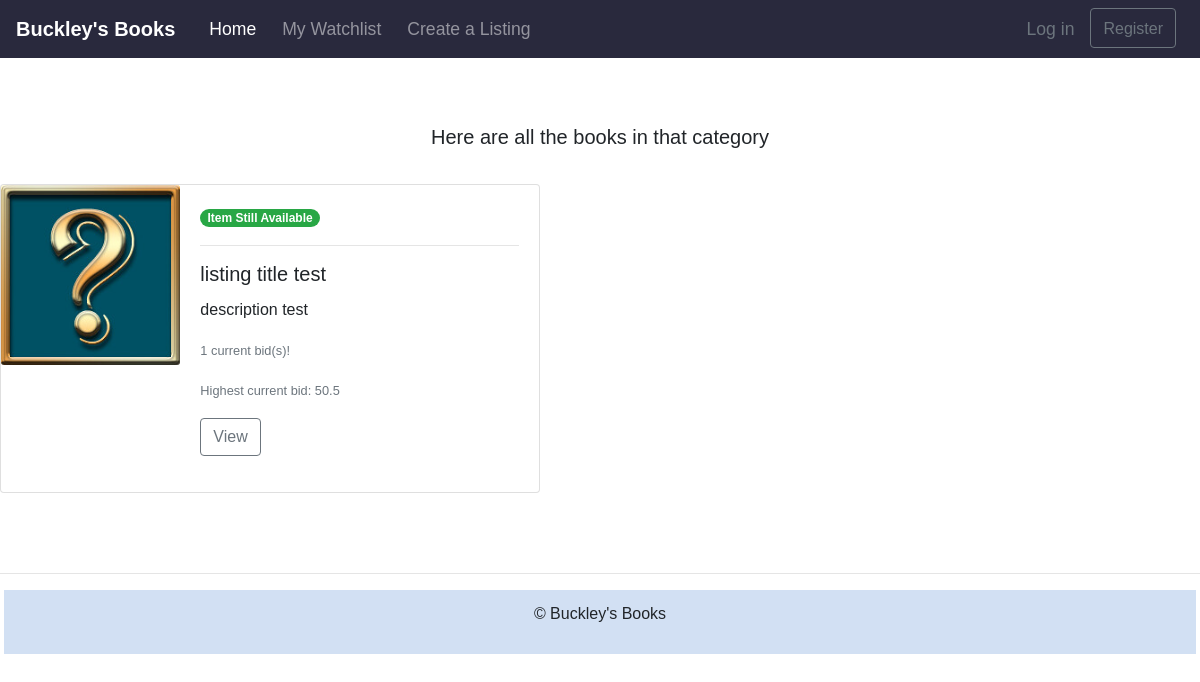
The app's page /search/FANTASY, older data.
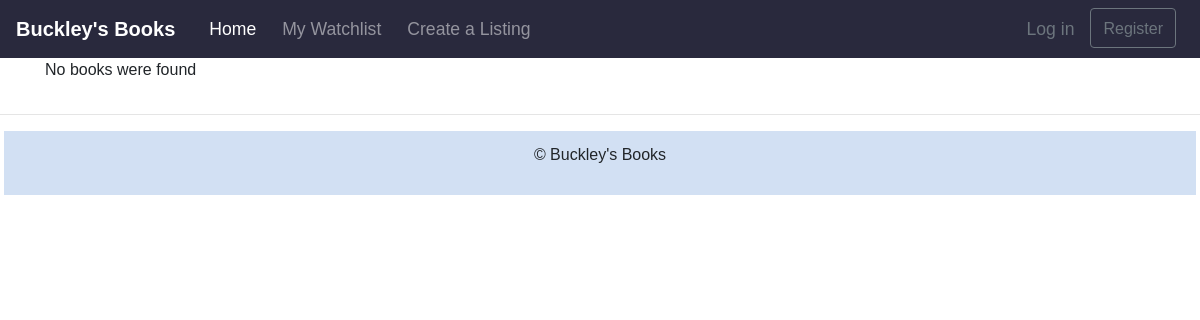
The same page, newer data.
### auction/models.py (models this page shows)
class Item(db.Model):
    __tablename__='items'
    id = db.Column(db.Integer, primary_key=True)
    listing_title = db.Column(db.String(64), unique=True, index=True, nullable=False)
    book_title = db.Column(db.String(64), index=True, nullable=False)
    book_category = db.Column(db.Enum(BookCategory), index=True, nullable=False)
    autograph_status = db.Column(db.Enum(AutographStatus), index=True, nullable=False)
    book_condition = db.Column(db.Enum(BookCondition), index=True, nullable=False)
    author_name = db.Column(db.String(64), index=True, nullable=False)
    book_ISBN = db.Column(db.String(64), index=True)
    listing_description = db.Column(db.String(500), nullable=False)
    starting_bid = db.Column(db.Float(2), default=0.01)
    item_status = db.Column(db.String(6), default='Open')
    item_datetime = db.Column(db.DateTime, default=datetime.now())
    user_id = db.Column(db.Integer, db.ForeignKey('users.id'))
    bids = db.relationship('Bid', backref='item')
    wishes = db.relationship('Wish', backref='item')
    images = db.relationship('Image', backref='item')

### auction/views.py (the view)
@bp.route('/search/<category>')
def search(category):
    if BookCategory[category]:
        items_info = db.session.query(Item,func.count(Bid.id),func.max(Bid.bid_price)).\
        outerjoin(Bid,Item.id==Bid.item_id).\
        order_by(Item.item_datetime.desc()).\
        group_by(Item.id).filter(Item.book_category==category).all()
        return render_template('index.html', items=items_info, show_category_links = False, book_category = category)

### auction/templates/index.html (shortened to what this page needs)
{% extends "base.html" %}
{% import "bootstrap/wtf.html" as wtf %}
{% block content %}
{% if items %}
<div class="album py-5 bg-light22">
  <div class="container">
    <div class="position-relative overflow-hidden p-5 p-md-1 m-md-1 text-center bg-light22">
      <div class="col-md-5 p-lg-1 mx-auto my-1">
        {% if book_category %}
        <p class="lead font-weight-normal">Here are all the books in that category</p>
        {% else %}
        <p class="lead font-weight-normal">What's hot right now</p>
        <p>🔥 Check out what has just been listed 🔥</p>
        {% endif %}
      </div>
    </div>
  </div>
  <div class="row">
{% for item,num_bids,highest_bid in items %}
    <div class="col-sm">
      <div class="card mb-3 h-100" style="max-width: 540px;">
        <div class="row no-gutters">
          <div class="col-md-4">
            <img src="../static/placeholder.jpg" class="card-img"
              alt="Novel cover image">
          </div>
          <div class="col-md-8">
            <div class="card-body">
              {% if item.item_status == 'Open' %}
              <span class="badge badge-pill badge-success">Item Still Available</span>
              {% else %}
              <span class="badge badge-pill badge-danger">Auction Closed</span>
              {% endif %}
              <hr>
              <h5 class="card-title">{{item.listing_title}}</h5>
              <p class="card-text">{{item.listing_description|truncate(75, true, '...')}}</p>
              <p class="card-text"><small class="text-muted">{{num_bids}} current bid(s)!</small></p>
              <p class="card-text"><small class="text-muted">{% if highest_bid %}Highest current bid: {{highest_bid}} {% else %} No bids yet! Starting at: {{"$%.2f"|format(item.starting_bid)}} {% endif %}</small></p>
              <a class="btn btn-outline-secondary" href="{{url_for('item.show', id=item.id)}}"role="button">View</a>
            </div>
          </div>
        </div>
      </div>
    </div>
      {% endfor %}
    </div>
{% else %}
<div class="container">
  <div class="row">
    <div class="col-md-12">
      No books were found
      </div>
    </div>
  </div>
{% endif %}
</div>
  {% endblock %}

Row changes from the older to the newer data that the page shows:
no longer on this page (row edited): Item: item_status "Item Still Available", listing_title "listing title test", listing_description "description test", id "1", highest_bid "50.5"
Text that changed along with them:
text no longer shown: "Here are all the books in that category"
text now shown: "No books were found"
